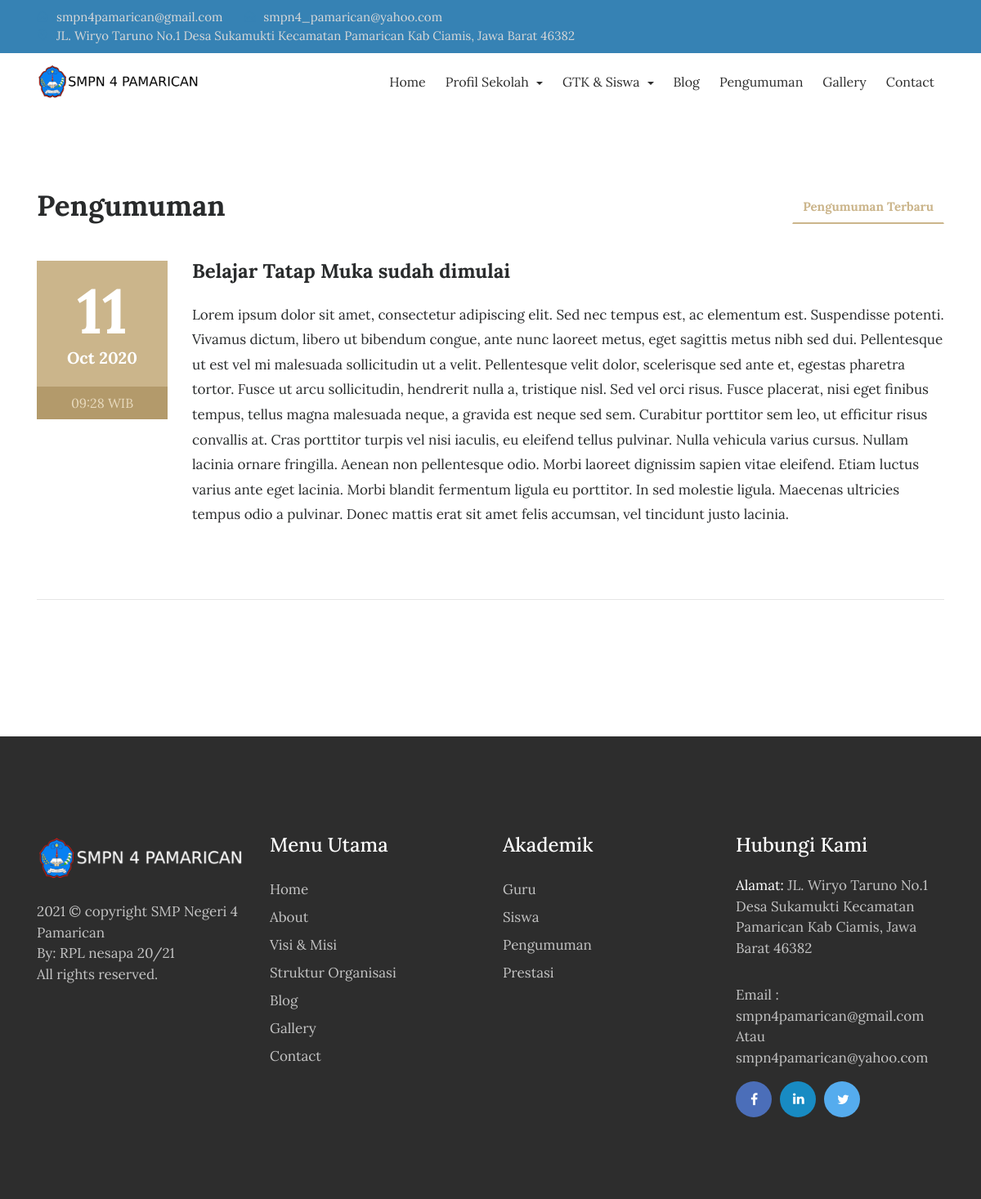
The app's page /index.php/pengumuman with its own data.
### tables this page shows
CREATE TABLE `tbl_pengumuman` (
  `pengumuman_id` int(11) NOT NULL,
  `pengumuman_judul` varchar(150) DEFAULT NULL,
  `pengumuman_deskripsi` text DEFAULT NULL,
  `pengumuman_tanggal` timestamp NULL DEFAULT current_timestamp(),
  `pengumuman_author` varchar(60) DEFAULT NULL
);

### application/controllers/Pengumuman.php (called while the page is built, shortened)
<?php
class Pengumuman extends CI_Controller{
	function __construct(){
		$this->load->model('m_pengumuman');
		$this->load->model('m_pengunjung');
	}
	function index(){
		$jum=$this->m_pengumuman->pengumuman();
        $page=$this->uri->segment(3);
        if(!$page):
            $offset = 0;
        else:
            $offset = $page;
        endif;
        $limit=7;
        $config['base_url'] = base_url() . 'pengumuman/index/';
            $config['total_rows'] = $jum->num_rows();
            $config['per_page'] = $limit;
            $config['uri_segment'] = 3;
	          $config['full_tag_open']    = '<div class="pagging text-center"><nav><ul class="pagination justify-content-center">';
	          $config['full_tag_close']   = '</ul></nav></div>';
	          $config['num_tag_open']     = '<li class="page-item"><span class="page-link">';
	          $config['num_tag_close']    = '</span></li>';
	          $config['cur_tag_open']     = '<li class="page-item"><span class="page-link">';
	          $config['cur_tag_close']    = '<span class="sr-only">(current)</span></span></li>';
	          $config['next_tag_open']    = '<li class="page-item"><span class="page-link">';
	          $config['next_tagl_close']  = '<span aria-hidden="true">&raquo;</span></span></li>';
	          $config['prev_tag_open']    = '<li class="page-item"><span class="page-link">';
	          $config['prev_tagl_close']  = '</span>Next</li>';
	          $config['first_tag_open']   = '<li class="page-item"><span class="page-link">';
	          $config['first_tagl_close'] = '</span></li>';
	          $config['last_tag_open']    = '<li class="page-item"><span class="page-link">';
	          $config['last_tagl_close']  = '</span></li>';
            $config['first_link'] = 'Awal';
            $config['last_link'] = 'Akhir';
            $config['next_link'] = 'Next >>';
            $config['prev_link'] = '<< Prev';
            $this->pagination->initialize($config);
            $x['page'] =$this->pagination->create_links();
						$x['data']=$this->m_pengumuman->pengumuman_perpage($offset,$limit);
						$this->load->view('depan/v_pengumuman',$x);
	}
}

### index.php (called while the page is built, shortened)
<?php
require_once BASEPATH.'core/CodeIgniter.php';

### application/models/M_pengumuman.php (called while the page is built, shortened)
<?php
class M_pengumuman extends CI_Model{
	function pengumuman_perpage($offset,$limit){
		$hsl=$this->db->query("SELECT pengumuman_id,pengumuman_judul,pengumuman_deskripsi,pengumuman_tanggal,DATE_FORMAT(pengumuman_tanggal,'%d/%m/%Y') AS tanggal,pengumuman_author FROM tbl_pengumuman ORDER BY pengumuman_id DESC limit $offset,$limit");
		return $hsl;
	}
}

### application/views/depan/v_pengumuman.php (the view, shortened to what this page needs)
<!DOCTYPE html>
<html lang="en">
<head>
    <link rel="stylesheet" href="<?php echo base_url().'theme/css/bootstrap.min.css'?>">
    <link rel="stylesheet" href="<?php echo base_url().'theme/css/font-awesome.min.css'?>">
    <link rel="stylesheet" href="<?php echo base_url().'theme/css/simple-line-icons.css'?>">
    <link rel="stylesheet" href="<?php echo base_url().'theme/css/fullcalendar.min.css'?>" />
    <link rel="stylesheet" href="<?php echo base_url().'theme/css/owl.carousel.min.css'?>">
    <link href="<?php echo base_url().'theme/css/style.css'?>" rel="stylesheet">
</head>
<body>
  <div class="header-topbar">
        <div class="container">
            <div class="row">
                <div class="col-xs-6 col-sm-8 col-md-9">
                    <div class="header-top_address">
                        <div class="header-top_list">
                            <span class="icon-envelope-open"></span>smpn4pamarican@gmail.com
                        </div>
                        <div class="header-top_list">
                            <span class="icon-envelope-open"></span>smpn4_pamarican@yahoo.com
                        </div>
                        <div class="header-top_list">
                            <span class="icon-location-pin"></span>JL. Wiryo Taruno No.1 Desa Sukamukti Kecamatan Pamarican Kab Ciamis, Jawa Barat 46382
                        </div>
                    </div>
                </div>
            </div>
        </div>
    </div>
    <div data-toggle="affix">
        <div class="container nav-menu2">
            <div class="row">
                <div class="col-md-12">
                    <nav class="navbar navbar2 navbar-toggleable-md navbar-light bg-faded">
                        <a href="<?php echo site_url('');?>" class="navbar-brand nav-brand2"><img class="img img-responsive" width="200px;" src="<?php echo base_url().'theme/images/logosmp-dark.png'?>"></a>
                        <div class="collapse navbar-collapse justify-content-end" id="navbarNavDropdown">
                            <ul class="navbar-nav">
                                <li class="nav-item">
                                    <a class="nav-link" href="<?php echo site_url('');?>">Home</a>
                                </li>
                                <li class="nav-item dropdown">
                                <a class="nav-link dropdown-toggle" href="#" id="navbarDropdown" role="button" data-toggle="dropdown" aria-haspopup="true" aria-expanded="false">
                                Profil Sekolah
                                </a>
                                </li>
                                <li class="nav-item dropdown">
                                <a class="nav-link dropdown-toggle" href="#" id="navbarDropdown" role="button" data-toggle="dropdown" aria-haspopup="true" aria-expanded="false">
                                GTK & Siswa
                                </a>
                                </li>
                                <li class="nav-item">
                                    <a class="nav-link" href="<?php echo site_url('blog');?>">Blog</a>
                                </li>
                                <li class="nav-item">
                                    <a class="nav-link" href="<?php echo site_url('pengumuman');?>">Pengumuman</a>
                                </li>
                                <li class="nav-item">
                                    <a class="nav-link" href="<?php echo site_url('galeri');?>">Gallery</a>
                                </li>
                                <li class="nav-item">
                                  <a class="nav-link" href="<?php echo site_url('contact');?>">Contact</a>
                                </li>
                             </ul>
                        </div>
                    </nav>
                </div>
            </div>
        </div>
      </div>
<section class="events">
    <div class="container">
        <div class="row">
            <div class="col-md-4">
                <h2 class="event-title">Pengumuman</h2>
            </div>
            <div class="col-md-8">
                <ul class="nav nav-tabs" role="tablist">
                    <li class="nav-item nav-tab1">
                        <a class="nav-link tab-list active" data-toggle="tab" href="#upcoming-events" role="tab">Pengumuman Terbaru </a>
                    </li>
                </ul>
            </div>
        </div>
        <br>
        <div class="row">
            <div class="tab-content">
                <div class="tab-pane active" id="upcoming-events" role="tabpanel">
                  <?php foreach($data->result() as $row):?>
                    <div class="col-md-12">
                        <div class="row">
                            <div class="col-md-2">
                                <div class="event-date">
                                    <h4><?php echo date("d", strtotime($row->pengumuman_tanggal));?></h4> <span><?php echo date("M Y", strtotime($row->pengumuman_tanggal));?></span>
                                </div>
                                <span class="event-time"><?php echo date("H:i", strtotime($row->pengumuman_tanggal)).' WIB';?></span>
                            </div>
                            <div class="col-md-10">
                                <div class="event-heading">
                                    <h3><?php echo $row->pengumuman_judul;?></h3>
                                    <p><?php echo $row->pengumuman_deskripsi;?></p>
                                </div>
                          </div>
                      </div>
                      <hr class="event-underline">
                  </div>
                <?php endforeach;?>
      <div class="col-md-12 text-center">
    </div>
</div>
</div>
</div>
</div>
</section>

### records on screen
tbl_pengumuman: pengumuman_tanggal "11", pengumuman_tanggal "Oct 2020", pengumuman_tanggal "09:28", pengumuman_judul "Belajar Tatap Muka sudah dimulai", pengumuman_deskripsi "Lorem ipsum dolor sit amet, consectetur adipiscing elit. Sed nec tempus est, ac elementum est. Suspendisse potenti. Vivamus dictum, libero ut bibendum congue, ante nunc laoreet metus, eget sagittis metus nibh sed dui. Pellentesque ut est vel mi malesuada sollicitudin ut a velit. Pellentesque velit dolor, scelerisque sed ante et, egestas pharetra tortor. Fusce ut arcu sollicitudin, hendrerit nulla a, tristique nisl. Sed vel orci risus. Fusce placerat, nisi eget finibus tempus, tellus magna malesuada neque, a gravida est neque sed sem. Curabitur porttitor sem leo, ut efficitur risus convallis at. Cras porttitor turpis vel nisi iaculis, eu eleifend tellus pulvinar. Nulla vehicula varius…"
